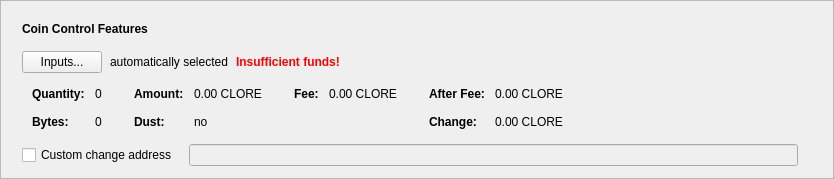
      <widget class="QFrame" name="frameCoinControl">
       <property name="sizePolicy">
        <sizepolicy hsizetype="Expanding" vsizetype="Fixed">
         <horstretch>0</horstretch>
         <verstretch>0</verstretch>
        </sizepolicy>
       </property>
       <property name="frameShape">
        <enum>QFrame::StyledPanel</enum>
       </property>
       <property name="frameShadow">
        <enum>QFrame::Raised</enum>
       </property>
       <layout class="QVBoxLayout" name="verticalLayout_2">
        <item>
         <layout class="QVBoxLayout" name="verticalLayoutCoinControl" stretch="0,0,0,0,0">
          <property name="spacing">
           <number>0</number>
          </property>
          <property name="sizeConstraint">
           <enum>QLayout::SetDefaultConstraint</enum>
          </property>
          <property name="leftMargin">
           <number>10</number>
          </property>
          <property name="topMargin">
           <number>10</number>
          </property>
          <item>
           <layout class="QHBoxLayout" name="horizontalLayoutCoinControl1">
            <property name="bottomMargin">
             <number>15</number>
            </property>
            <item>
             <widget class="QLabel" name="labelCoinControlFeatures">
              <property name="sizePolicy">
               <sizepolicy hsizetype="Preferred" vsizetype="Maximum">
                <horstretch>0</horstretch>
                <verstretch>0</verstretch>
               </sizepolicy>
              </property>
              <property name="font">
               <font>
                <weight>75</weight>
                <bold>true</bold>
               </font>
              </property>
              <property name="styleSheet">
               <string notr="true">font-weight:bold;</string>
              </property>
              <property name="text">
               <string>Coin Control Features</string>
              </property>
             </widget>
            </item>
           </layout>
          </item>
          <item>
           <layout class="QHBoxLayout" name="horizontalLayoutCoinControl2" stretch="0,0,0,0">
            <property name="spacing">
             <number>8</number>
            </property>
            <property name="bottomMargin">
             <number>10</number>
            </property>
            <item>
             <widget class="QPushButton" name="pushButtonCoinControl">
              <property name="styleSheet">
               <string notr="true"/>
              </property>
              <property name="text">
               <string>Inputs...</string>
              </property>
              <property name="autoDefault">
               <bool>false</bool>
              </property>
             </widget>
            </item>
            <item>
             <widget class="QLabel" name="labelCoinControlAutomaticallySelected">
              <property name="text">
               <string>automatically selected</string>
              </property>
              <property name="margin">
               <number>5</number>
              </property>
             </widget>
            </item>
            <item>
             <widget class="QLabel" name="labelCoinControlInsuffFunds">
              <property name="font">
               <font>
                <weight>75</weight>
                <bold>true</bold>
               </font>
              </property>
              <property name="styleSheet">
               <string notr="true">color:red;font-weight:bold;</string>
              </property>
              <property name="text">
               <string>Insufficient funds!</string>
              </property>
              <property name="margin">
               <number>5</number>
              </property>
             </widget>
            </item>
            <item>
             <spacer name="horizontalSpacerCoinControl">
              <property name="orientation">
               <enum>Qt::Horizontal</enum>
              </property>
              <property name="sizeHint" stdset="0">
               <size>
                <width>40</width>
                <height>1</height>
               </size>
              </property>
             </spacer>
            </item>
           </layout>
          </item>
          <item>
           <widget class="QWidget" name="widgetCoinControl" native="true">
            <property name="sizePolicy">
             <sizepolicy hsizetype="Preferred" vsizetype="Preferred">
              <horstretch>0</horstretch>
              <verstretch>0</verstretch>
             </sizepolicy>
            </property>
            <property name="minimumSize">
             <size>
              <width>0</width>
              <height>0</height>
             </size>
            </property>
            <property name="styleSheet">
             <string notr="true"/>
            </property>
            <layout class="QHBoxLayout" name="horizontalLayoutCoinControl5">
             <property name="leftMargin">
              <number>0</number>
             </property>
             <property name="topMargin">
              <number>0</number>
             </property>
             <property name="rightMargin">
              <number>0</number>
             </property>
             <property name="bottomMargin">
              <number>0</number>
             </property>
             <item>
              <layout class="QHBoxLayout" name="horizontalLayoutCoinControl3" stretch="0,0,0,1">
               <property name="spacing">
                <number>20</number>
               </property>
               <property name="topMargin">
                <number>0</number>
               </property>
               <property name="bottomMargin">
                <number>10</number>
               </property>
               <item>
                <layout class="QFormLayout" name="formLayoutCoinControl1">
                 <property name="horizontalSpacing">
                  <number>10</number>
                 </property>
                 <property name="verticalSpacing">
                  <number>14</number>
                 </property>
                 <property name="leftMargin">
                  <number>10</number>
                 </property>
                 <property name="topMargin">
                  <number>4</number>
                 </property>
                 <property name="rightMargin">
                  <number>6</number>
                 </property>
                 <item row="0" column="0">
                  <widget class="QLabel" name="labelCoinControlQuantityText">
                   <property name="font">
                    <font>
                     <weight>75</weight>
                     <bold>true</bold>
                    </font>
                   </property>
                   <property name="text">
                    <string>Quantity:</string>
                   </property>
                   <property name="margin">
                    <number>0</number>
                   </property>
                  </widget>
                 </item>
                 <item row="0" column="1">
                  <widget class="QLabel" name="labelCoinControlQuantity">
                   <property name="cursor">
                    <cursorShape>IBeamCursor</cursorShape>
                   </property>
                   <property name="contextMenuPolicy">
                    <enum>Qt::ActionsContextMenu</enum>
                   </property>
                   <property name="text">
                    <string notr="true">0</string>
                   </property>
                   <property name="margin">
                    <number>0</number>
                   </property>
                   <property name="textInteractionFlags">
                    <set>Qt::LinksAccessibleByMouse|Qt::TextSelectableByKeyboard|Qt::TextSelectableByMouse</set>
                   </property>
                  </widget>
                 </item>
                 <item row="1" column="0">
                  <widget class="QLabel" name="labelCoinControlBytesText">
                   <property name="font">
                    <font>
                     <weight>75</weight>
                     <bold>true</bold>
                    </font>
                   </property>
                   <property name="text">
                    <string>Bytes:</string>
                   </property>
                  </widget>
                 </item>
                 <item row="1" column="1">
                  <widget class="QLabel" name="labelCoinControlBytes">
                   <property name="cursor">
                    <cursorShape>IBeamCursor</cursorShape>
                   </property>
                   <property name="contextMenuPolicy">
                    <enum>Qt::ActionsContextMenu</enum>
                   </property>
                   <property name="text">
                    <string notr="true">0</string>
                   </property>
                   <property name="textInteractionFlags">
                    <set>Qt::LinksAccessibleByMouse|Qt::TextSelectableByKeyboard|Qt::TextSelectableByMouse</set>
                   </property>
                  </widget>
                 </item>
                </layout>
               </item>
               <item>
                <layout class="QFormLayout" name="formLayoutCoinControl2">
                 <property name="horizontalSpacing">
                  <number>10</number>
                 </property>
                 <property name="verticalSpacing">
                  <number>14</number>
                 </property>
                 <property name="leftMargin">
                  <number>6</number>
                 </property>
                 <property name="topMargin">
                  <number>4</number>
                 </property>
                 <property name="rightMargin">
                  <number>6</number>
                 </property>
                 <item row="0" column="0">
                  <widget class="QLabel" name="labelCoinControlAmountText">
                   <property name="font">
                    <font>
                     <weight>75</weight>
                     <bold>true</bold>
                    </font>
                   </property>
                   <property name="text">
                    <string>Amount:</string>
                   </property>
                   <property name="margin">
                    <number>0</number>
                   </property>
                  </widget>
                 </item>
                 <item row="0" column="1">
                  <widget class="QLabel" name="labelCoinControlAmount">
                   <property name="cursor">
                    <cursorShape>IBeamCursor</cursorShape>
                   </property>
                   <property name="contextMenuPolicy">
                    <enum>Qt::ActionsContextMenu</enum>
                   </property>
                   <property name="text">
                    <string notr="true">0.00 CLORE</string>
                   </property>
                   <property name="textInteractionFlags">
                    <set>Qt::LinksAccessibleByMouse|Qt::TextSelectableByKeyboard|Qt::TextSelectableByMouse</set>
                   </property>
                  </widget>
                 </item>
                 <item row="1" column="0">
                  <widget class="QLabel" name="labelCoinControlLowOutputText">
                   <property name="font">
                    <font>
                     <weight>75</weight>
                     <bold>true</bold>
                    </font>
                   </property>
                   <property name="text">
                    <string>Dust:</string>
                   </property>
                  </widget>
                 </item>
                 <item row="1" column="1">
                  <widget class="QLabel" name="labelCoinControlLowOutput">
                   <property name="cursor">
                    <cursorShape>IBeamCursor</cursorShape>
                   </property>
                   <property name="contextMenuPolicy">
                    <enum>Qt::ActionsContextMenu</enum>
                   </property>
                   <property name="text">
                    <string notr="true">no</string>
                   </property>
                   <property name="textInteractionFlags">
                    <set>Qt::LinksAccessibleByMouse|Qt::TextSelectableByKeyboard|Qt::TextSelectableByMouse</set>
                   </property>
                  </widget>
                 </item>
                </layout>
               </item>
               <item>
                <layout class="QFormLayout" name="formLayoutCoinControl3">
                 <property name="horizontalSpacing">
                  <number>10</number>
                 </property>
                 <property name="verticalSpacing">
                  <number>14</number>
                 </property>
                 <property name="leftMargin">
                  <number>6</number>
                 </property>
                 <property name="topMargin">
                  <number>4</number>
                 </property>
                 <property name="rightMargin">
                  <number>6</number>
                 </property>
                 <item row="0" column="0">
                  <widget class="QLabel" name="labelCoinControlFeeText">
                   <property name="font">
                    <font>
                     <weight>75</weight>
                     <bold>true</bold>
                    </font>
                   </property>
                   <property name="text">
                    <string>Fee:</string>
                   </property>
                   <property name="margin">
                    <number>0</number>
                   </property>
                  </widget>
                 </item>
                 <item row="0" column="1">
                  <widget class="QLabel" name="labelCoinControlFee">
                   <property name="cursor">
                    <cursorShape>IBeamCursor</cursorShape>
                   </property>
                   <property name="contextMenuPolicy">
                    <enum>Qt::ActionsContextMenu</enum>
                   </property>
                   <property name="text">
                    <string notr="true">0.00 CLORE</string>
                   </property>
                   <property name="textInteractionFlags">
                    <set>Qt::LinksAccessibleByMouse|Qt::TextSelectableByKeyboard|Qt::TextSelectableByMouse</set>
                   </property>
                  </widget>
                 </item>
                </layout>
               </item>
               <item>
                <layout class="QFormLayout" name="formLayoutCoinControl4">
                 <property name="horizontalSpacing">
                  <number>10</number>
                 </property>
                 <property name="verticalSpacing">
                  <number>14</number>
                 </property>
                 <property name="leftMargin">
                  <number>6</number>
                 </property>
                 <property name="topMargin">
                  <number>4</number>
                 </property>
                 <property name="rightMargin">
                  <number>6</number>
                 </property>
                 <item row="0" column="0">
                  <widget class="QLabel" name="labelCoinControlAfterFeeText">
                   <property name="font">
                    <font>
                     <weight>75</weight>
                     <bold>true</bold>
                    </font>
                   </property>
                   <property name="text">
                    <string>After Fee:</string>
                   </property>
                   <property name="margin">
                    <number>0</number>
                   </property>
                  </widget>
                 </item>
                 <item row="0" column="1">
                  <widget class="QLabel" name="labelCoinControlAfterFee">
                   <property name="cursor">
                    <cursorShape>IBeamCursor</cursorShape>
                   </property>
                   <property name="contextMenuPolicy">
                    <enum>Qt::ActionsContextMenu</enum>
                   </property>
                   <property name="text">
                    <string notr="true">0.00 CLORE</string>
                   </property>
                   <property name="textInteractionFlags">
                    <set>Qt::LinksAccessibleByMouse|Qt::TextSelectableByKeyboard|Qt::TextSelectableByMouse</set>
                   </property>
                  </widget>
                 </item>
                 <item row="1" column="0">
                  <widget class="QLabel" name="labelCoinControlChangeText">
                   <property name="font">
                    <font>
                     <weight>75</weight>
                     <bold>true</bold>
                    </font>
                   </property>
                   <property name="text">
                    <string>Change:</string>
                   </property>
                  </widget>
                 </item>
                 <item row="1" column="1">
                  <widget class="QLabel" name="labelCoinControlChange">
                   <property name="cursor">
                    <cursorShape>IBeamCursor</cursorShape>
                   </property>
                   <property name="contextMenuPolicy">
                    <enum>Qt::ActionsContextMenu</enum>
                   </property>
                   <property name="text">
                    <string notr="true">0.00 CLORE</string>
                   </property>
                   <property name="textInteractionFlags">
                    <set>Qt::LinksAccessibleByMouse|Qt::TextSelectableByKeyboard|Qt::TextSelectableByMouse</set>
                   </property>
                  </widget>
                 </item>
                </layout>
               </item>
              </layout>
             </item>
            </layout>
           </widget>
          </item>
          <item>
           <layout class="QHBoxLayout" name="horizontalLayoutCoinControl4" stretch="0,0,0">
            <property name="spacing">
             <number>12</number>
            </property>
            <property name="sizeConstraint">
             <enum>QLayout::SetDefaultConstraint</enum>
            </property>
            <property name="topMargin">
             <number>5</number>
            </property>
            <property name="rightMargin">
             <number>5</number>
            </property>
            <item>
             <widget class="QCheckBox" name="checkBoxCoinControlChange">
              <property name="toolTip">
               <string>If this is activated, but the change address is empty or invalid, change will be sent to a newly generated address.</string>
              </property>
              <property name="text">
               <string>Custom change address</string>
              </property>
             </widget>
            </item>
            <item>
             <widget class="QValidatedLineEdit" name="lineEditCoinControlChange">
              <property name="enabled">
               <bool>false</bool>
              </property>
              <property name="sizePolicy">
               <sizepolicy hsizetype="Expanding" vsizetype="Fixed">
                <horstretch>0</horstretch>
                <verstretch>0</verstretch>
               </sizepolicy>
              </property>
             </widget>
            </item>
            <item>
             <widget class="QLabel" name="labelCoinControlChangeLabel">
              <property name="sizePolicy">
               <sizepolicy hsizetype="Preferred" vsizetype="Expanding">
                <horstretch>0</horstretch>
                <verstretch>0</verstretch>
               </sizepolicy>
              </property>
              <property name="minimumSize">
               <size>
                <width>0</width>
                <height>0</height>
               </size>
              </property>
              <property name="text">
               <string/>
              </property>
              <property name="margin">
               <number>3</number>
              </property>
             </widget>
            </item>
           </layout>
          </item>
          <item>
           <spacer name="verticalSpacerCoinControl">
            <property name="orientation">
             <enum>Qt::Vertical</enum>
            </property>
            <property name="sizeType">
             <enum>QSizePolicy::Expanding</enum>
            </property>
            <property name="sizeHint" stdset="0">
             <size>
              <width>800</width>
              <height>1</height>
             </size>
            </property>
           </spacer>
          </item>
         </layout>
        </item>
       </layout>
      </widget>
